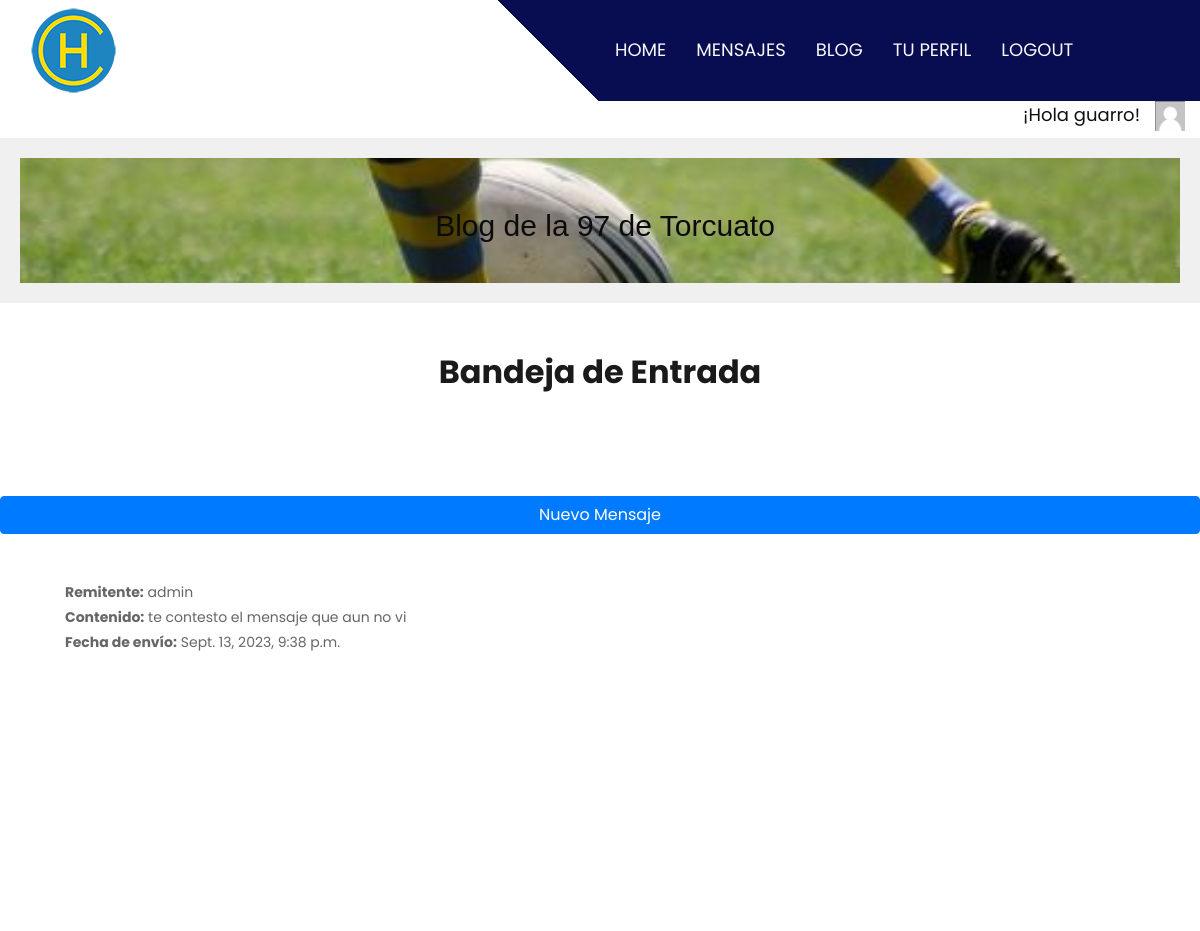
The app's page /ver_mensajes/ (signed in, upper part), older data.
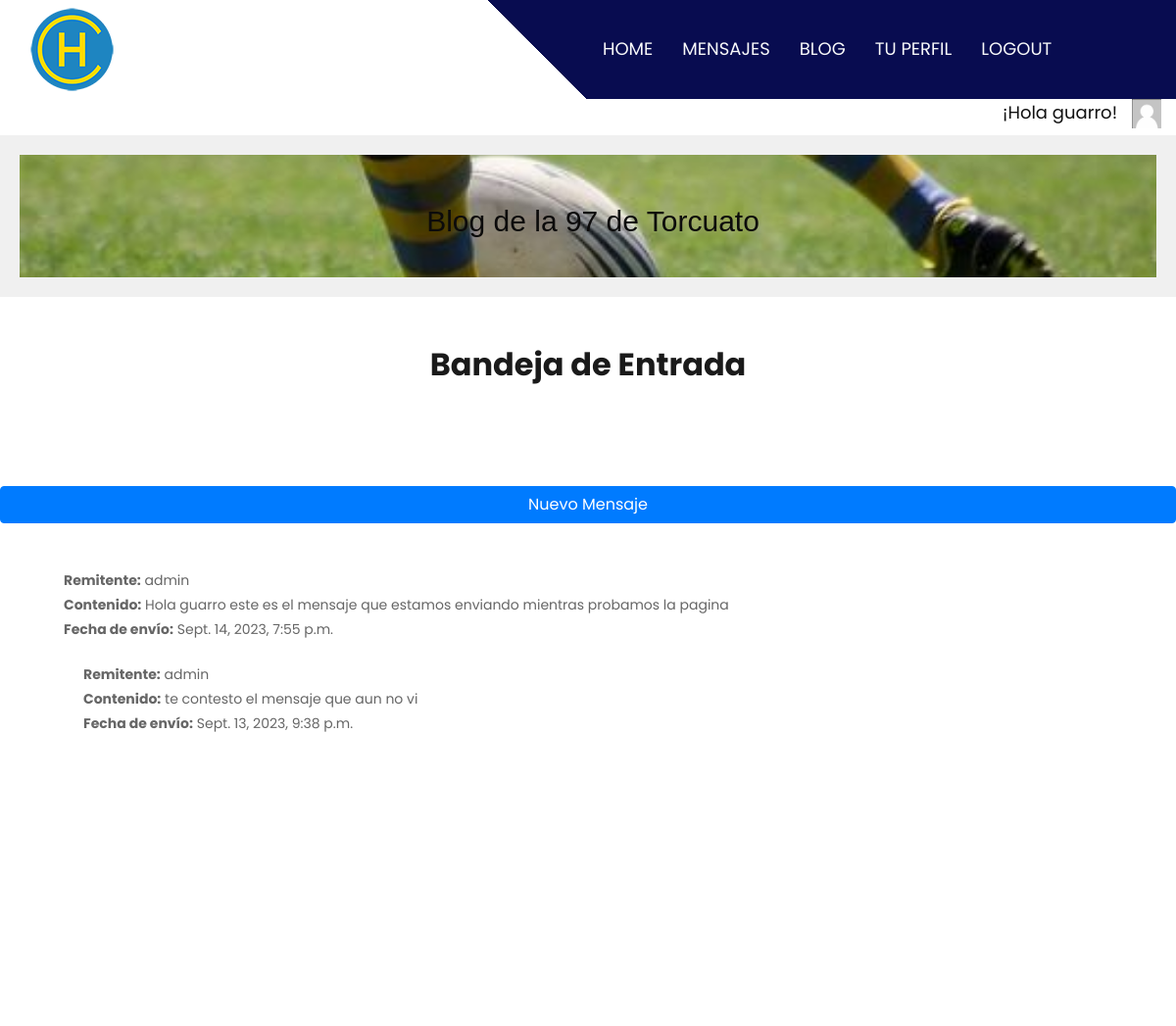
The same page, newer data.
### Mensajes/models.py (models this page shows, shortened)
class Mensaje(models.Model):
    conversacion = models.ForeignKey(Conversacion, on_delete=models.CASCADE, null=True)
    remitente = models.ForeignKey(User, on_delete=models.CASCADE)
    destinatario = models.ForeignKey(User, on_delete=models.CASCADE, related_name='mensajes_recibidos')
    contenido = models.TextField()
    fecha_envio = models.DateTimeField(auto_now_add=True)
    leido = models.BooleanField(default=False)

### Mensajes/views.py (the view)
# urls.py: path('ver_mensajes/', views.ver_mensajes, name='ver_mensajes'),
@login_required
def ver_mensajes(request):
    avatar= obtenerAvatar(request)
    mensajes = Mensaje.objects.filter(destinatario=request.user).order_by('-fecha_envio')
    return render(request, 'Mensajes/ver_mensajes.html', {'mensajes': mensajes, "avatar": avatar})

### Inicio/views.py (called while the page is built)
def obtenerAvatar(request):
    avatares=Avatar.objects.filter(user=request.user.id)
    if len(avatares)!=0:
        return avatares[0].imagen.url
    else:
        return "/media/avatars/avatarpordefecto.png"

### templates/Mensajes/ver_mensajes.html (shortened to what this page needs)
{% extends "padre.html" %}
{% load static %}
{% block titulo %}
       Bandeja de Entrada
    {% endblock %}
{% block contenido-principal %}
<div class="about_section layout_padding">
    <a href="{% url 'Mensajes:crear_mensaje' %}" class="btn btn-primary btn-block">Nuevo Mensaje</a>
    <br>
    <div class="container">
        <div class="row">
            <div class="col-lg-8 col-sm-12">
            {% for mensaje in mensajes %}
                    <div class="card-body">
                        <strong>Remitente:</strong> {{ mensaje.remitente }}<br>
                        <strong>Contenido:</strong> {{ mensaje.contenido }}<br>
                        <strong>Fecha de envío:</strong> {{ mensaje.fecha_envio }}<br>
            {% endfor %}
                    </div>
     </div>
  </div>
</div>
{% endblock %}

### templates/padre.html (shortened to what this page needs)
<!DOCTYPE html>
<html lang="en">
   <head>
      {% load static %}
      <!DOCTYPE html>
      <link rel="stylesheet" type="text/css" href="{% static 'css/bootstrap.min.css' %}">
      <link rel="stylesheet" type="text/css" href="{% static 'css/style.css' %}">
      <link rel="stylesheet" href="{% static 'css/responsive.css' %}">
      <link rel="stylesheet" href="css/jquery.mCustomScrollbar.min.css">
      <link rel="stylesheet" href="https://netdna.bootstrapcdn.com/font-awesome/4.0.3/css/font-awesome.css">
      <link rel="stylesheet" href="{% static 'css/owl.carousel.min.css' %}">
      <link rel="stylesheet" href="https://cdnjs.cloudflare.com/ajax/libs/fancybox/2.1.5/jquery.fancybox.min.css" media="screen">
   </head>
   <body>
      <div class="header_section">
         <div class="container-fluid header_main">
            <nav class="navbar navbar-expand-lg navbar-light bg-light">
               <a class="logo" href="{% url 'inicio' %}"><img src="{% static 'images/logo.png' %}"></a>
               <div class="collapse navbar-collapse" id="navbarSupportedContent">
                  <ul class="navbar-nav mr-auto">
                     {% if user.is_authenticated %}
                     <li class="nav-item">
                        <a class="nav-link" href="{% url 'inicio' %}">Home</a>
                     </li>
                     <li class="nav-item">
                        <a class="nav-link" href="{% url 'Mensajes:ver_mensajes' %}">Mensajes</a>
                     </li>
                     <li class="nav-item">
                        <a class="nav-link" href="{% url 'Entradas:entradalista' %}">Blog</a>
                     </li>
                     <li class="nav-item">
                        <a class="nav-link" href="{% url 'usuarioeditar' %}">Tu Perfil</a>
                     </li>
                     <li class="nav-item">
                        <a class="nav-link" href="{% url 'logout' %}">logout</a>
                     </li>
                     {% endif %}
                  </ul>
               </div>
            </nav>
         </div>
</head>
<div style="display: flex; justify-content: flex-end;">
   <div style="flex: 1; text-align: right; max-width: 94%;">
      <h3>¡Hola {{ user.username }}!</h3>
   </div>
   <div style="flex: 2; text-align: center; max-width: 5%;">
       <img src="{{ avatar }}" alt="" style="width: 30px; height: 30px;">
   </div>
</div>
         <header>
            <div class="foto">  <p>Blog de la 97 de Torcuato</p>    </div>
         </header>
   <div style="text-align: center; margin-bottom: 5px;">
      <br>
          <h2 class="most_text">{% block titulo %}    {% endblock %}</h2>
  </div>
      </div>
{% block contenido-principal %}
{% endblock %}
<div class="about_section layout_padding">
   <div class="container">
      <div class="row">
         <div class="col-lg-8 col-sm-12">
         </div>
         <div class="col-lg-4 col-sm-12">
         </div>
      </div>
   </div>
</div>
      <div class="contact_section layout_padding">
      </div>
   </body>
</html>

### static/css/style.css (style rules this page uses)
* { box-sizing: border-box !important; transition: ease all 0.5s; }
html { scroll-behavior: smooth; }
body { color: #666666; font-size: 14px; font-family: Poppins; line-height: 1.80857; font-weight: normal; overflow-x: hidden; }
a { color: #1f1f1f; text-decoration: none !important; outline: none !important; -webkit-transition: all .3s ease-in-out; -moz-transition: all .3s ease-in-out; -ms-transition: all .3s ease-in-out; -o-transition: all .3s ease-in-out; transition: all .3s ease-in-out; }
h1, h2, h3, h4, h5, h6 { letter-spacing: 0; font-weight: normal; position: relative; padding: 0 0 10px 0; font-weight: normal; line-height: normal; color: #111111; margin: 0 }
h2 { font-size: 22px }
h3 { font-size: 18px }
*, *::after, *::before { -webkit-box-sizing: border-box; -moz-box-sizing: border-box; box-sizing: border-box; }
ul, li, ol { margin: 0px; padding: 0px; list-style: none; }
p { margin: 20px; font-weight: 300; font-size: 15px; line-height: 24px; }
a { color: #222222; text-decoration: none; outline: none !important; }
a, .btn { text-decoration: none !important; outline: none !important; -webkit-transition: all .3s ease-in-out; -moz-transition: all .3s ease-in-out; -ms-transition: all .3s ease-in-out; -o-transition: all .3s ease-in-out; transition: all .3s ease-in-out; }
img { max-width: 100%; height: auto; }
.layout_padding { padding-top: 90px; padding-bottom: 0px; }
.bg-light { background-color: transparent!important; }
.header_section { background-image: url(../images/banner-bg.png); height: auto; background-size: 100%; width: 100%; float: left; height: auto; background-size: 100%; background-repeat: no-repeat; }
.header_main { background: linear-gradient(45deg, transparent 46%, #080c50 46%); }
.logo { width: 50%; float: left; }
.navbar-expand-lg .navbar-nav .nav-link { padding-right: 15px; padding-left: 15px; font-size: 18px; color: #f8f9fa; text-transform: uppercase; }
.about_section { width: 100%; float: left; padding-top: 90px; }
.most_text { width: 100%; float: left; font-size: 32px; color: #1a1a1a; padding-top: 20px; font-weight: bold; }
.contact_section { width: 100%; float: left; padding-bottom: 90px; padding-top: 170px; }

Row changes from the older to the newer data that the page shows:
added Mensaje: remitente "admin", contenido "Hola guarro este es el mensaje que estamos enviando mientras probamos la pagina", fecha_envio "Sept. 14, 2023, 7:55 p.m."
